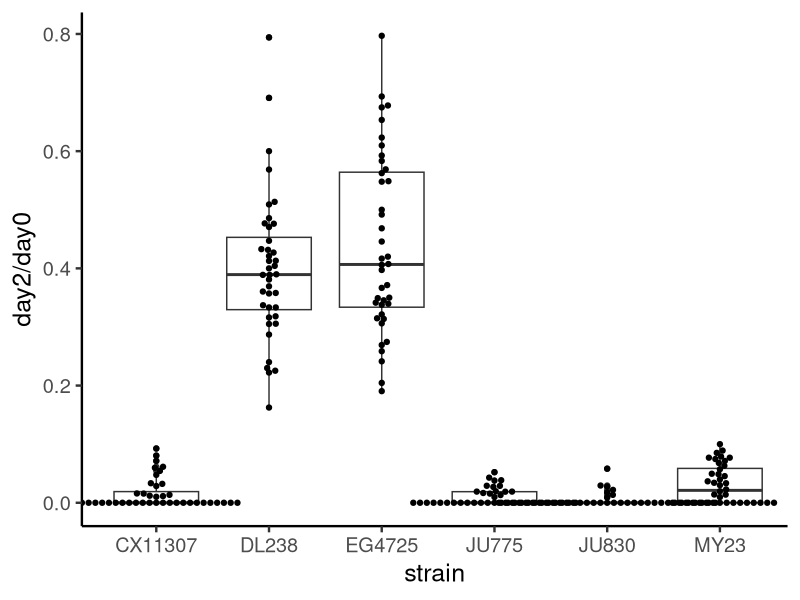

Reproduce this figure in R. (Note: this script raises an error after producing the figure.)
library(pwr)
library(data.table)
library(tidyverse)
library(lme4)
library(ggbeeswarm)

try(setwd(dirname(rstudioapi::getActiveDocumentContext()$path)))
setwd("..")

prop <- data.table::fread("Data/Power/20160920_cleaned_survival.csv")

ggplot(prop)+
  aes(x=strain,y= day2/day0)+
  geom_boxplot()+
  theme_classic(18)+
  geom_beeswarm()


dd = seq(0.01,1,.01)

samp.all <- list()

samps <- list()
for(i in 2:8){
  print(i)
  for(j in 1:10){
    print(j)

    for(d in 1:100){
      st.sd <- dplyr::filter(prop, strain =="DL238")%>%
        group_by(plate)%>%
        sample_n(i)%>%
        ungroup()%>%
        summarise(sds = sd(day2/day0))
      
      if(!exists("sds")){
        sds <- as.numeric(st.sd[1,1])
      } else {
        sds <- base::append(sds,as.numeric(st.sd[1,1]))
      }
      
    }
    
    pwrs <- list()
    for(e in 1:length(dd)){
      pwrs[[e]] = data.frame(p = power.t.test(n=nrow(dplyr::filter(prop, strain =="DL238")%>%
                                                       group_by(plate)%>%
                                                       sample_n(i)), 
                                              delta=dd[e],
                                              sd = mean(sds),
                                              sig.level=.00001)$power,
                             n = nrow(dplyr::filter(prop, strain =="DL238")%>%
                                        group_by(plate)%>%
                                        sample_n(i)),
                             d = dd[e],
                             sd = mean(sds))
    }
    samps[[j]] <- bind_rows(pwrs)%>%
      mutate(iteration = j)
    
    rm(sds)
  }
  samp.all[[i]] <- bind_rows(samps)
}

samp.all.df <- bind_rows(samp.all) %>%
  group_by(n,d)%>%
  mutate(m.sd = mean(p),
         sd.sd = sd(p))

write_tsv(samp.all.df, path = "Processed_Data/Power_samples.tsv",col_names = T)

ggplot(samp.all.df)+
  aes(x = d, y = m.sd, 
      color = factor(n),
      fill = factor(n))+
  geom_line() +
  theme_classic(18) +
  geom_hline(aes(yintercept = 0.8), color = "red")+
  geom_ribbon(aes(ymin=m.sd-sd.sd,ymax=m.sd+sd.sd), alpha= 0.05, linetype=4)+
  scale_color_manual(values=c("#000000", "#E69F00", "#56B4E9", "#009E73", "#F0E442", "#0072B2", "#D55E00", "#CC79A7"),
                     name = "Sample Size")+
  scale_fill_manual(values=c("#000000", "#E69F00", "#56B4E9", "#009E73", "#F0E442", "#0072B2", "#D55E00", "#CC79A7"),
                    name = "Sample Size")+
  xlim(0,.75) +
  labs(x = "Difference Between Means", y = "Power")

ggsave(filename = "Plots/Power_Calculation.pdf", height = 6, width = 10)
ggsave(filename = "Plots/Power_Calculation.png", height = 6, width = 10, dpi = 300)
ggsave(filename = "Plots/Power_Calculation.svg", height = 6, width = 10)
